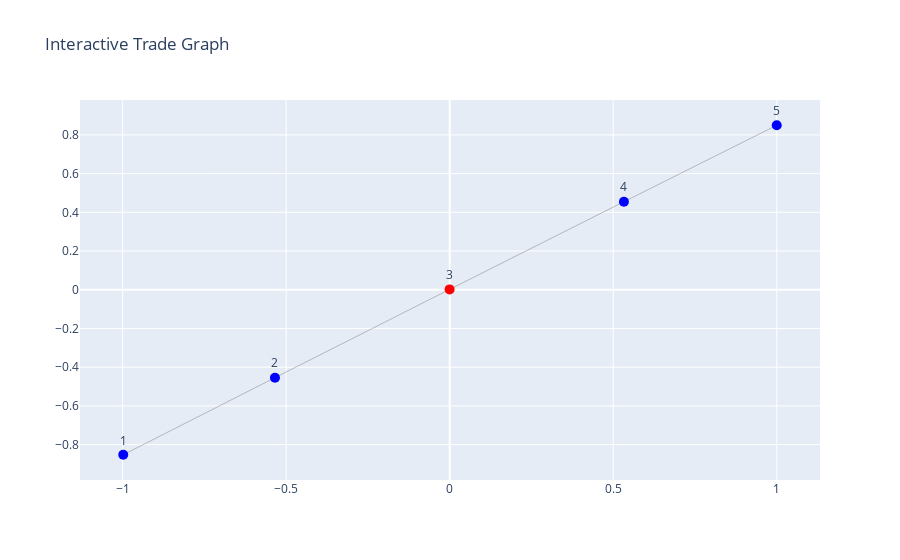

The cell this chart's notebook holds for it:
### Code cell
import plotly.graph_objects as go

def plot_interactive_graph(G):
    """Visualize the trade graph using Plotly"""
    edge_x, edge_y = [], []
    node_x, node_y, node_color = [], [], []

    pos = nx.spring_layout(G)  # Layout

    # Add edges
    for edge in G.edges():
        x0, y0 = pos[edge[0]]
        x1, y1 = pos[edge[1]]
        edge_x.extend([x0, x1, None])
        edge_y.extend([y0, y1, None])

    # Add nodes
    for node in G.nodes():
        x, y = pos[node]
        node_x.append(x)
        node_y.append(y)
        node_color.append('red' if G.nodes[node]['is_outlier'] else 'blue')

    # Create figure
    fig = go.Figure()

    # Draw edges
    fig.add_trace(go.Scatter(x=edge_x, y=edge_y, line=dict(width=0.5, color='gray'), mode='lines'))

    # Draw nodes
    fig.add_trace(go.Scatter(x=node_x, y=node_y, mode='markers+text',
                             marker=dict(size=10, color=node_color), text=list(G.nodes()), textposition="top center"))

    fig.update_layout(title="Interactive Trade Graph", showlegend=False)
    fig.show()

# Plot interactive graph
plot_interactive_graph(trade_graph)

### Figure 1 — Plotly figure (JSON) as saved in the notebook; plotly's stock layout.template omitted (floating-point values rounded to 4 significant figures)
{"data": [{"line": {"color": "gray", "width": 0.5}, "mode": "lines", "type": "scatter", "x": [-0.9982, -0.5343, null, -0.5343, -0.0002763, null, -0.0002763, 0.5327, null, 0.5327, 1, null], "y": [-0.8523, -0.4541, null, -0.4541, 0.001894, null, 0.001894, 0.4548, null, 0.4548, 0.8498, null]}, {"marker": {"color": ["blue", "blue", "red", "blue", "blue"], "size": 10}, "mode": "markers+text", "text": ["1", "2", "3", "4", "5"], "textposition": "top center", "type": "scatter", "x": [-0.9982, -0.5343, -0.0002763, 0.5327, 1], "y": [-0.8523, -0.4541, 0.001894, 0.4548, 0.8498]}], "layout": {"autosize": true, "showlegend": false, "title": {"text": "Interactive Trade Graph"}, "xaxis": {"autorange": true, "range": [-1.126, 1.128], "type": "linear"}, "yaxis": {"autorange": true, "range": [-1.026, 1.023], "type": "linear"}}}
